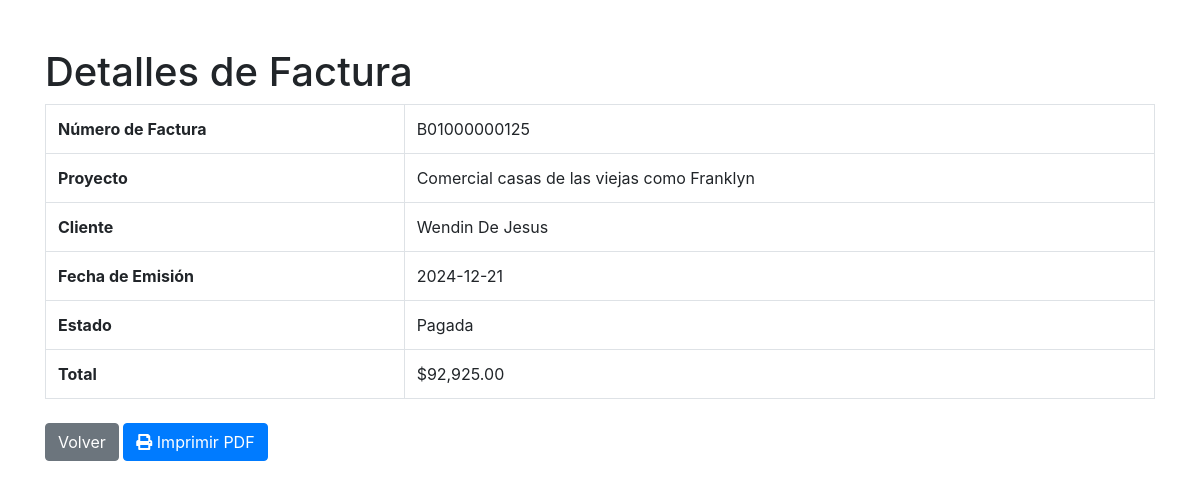
/ver_factura.php?id=9, run on the app's committed database.
### tables this page shows
CREATE TABLE IF NOT EXISTS `facturas` (
  `id` int NOT NULL AUTO_INCREMENT,
  `presupuesto_id` int NOT NULL,
  `cliente_id` int NOT NULL,
  `numero_factura` varchar(20) NOT NULL,
  `fecha_emision` date NOT NULL,
  `estado` enum('pagada','pendiente') DEFAULT 'pendiente',
  `total` decimal(10,2) NOT NULL,
  PRIMARY KEY (`id`),
  UNIQUE KEY `numero_factura` (`numero_factura`),
  KEY `presupuesto_id` (`presupuesto_id`),
  KEY `cliente_id` (`cliente_id`),
  CONSTRAINT `facturas_ibfk_1` FOREIGN KEY (`presupuesto_id`) REFERENCES `presupuesto` (`id`) ON DELETE CASCADE,
  CONSTRAINT `facturas_ibfk_2` FOREIGN KEY (`cliente_id`) REFERENCES `clientes` (`id`) ON DELETE CASCADE
);

CREATE TABLE IF NOT EXISTS `presupuesto` (
  `id` int NOT NULL AUTO_INCREMENT,
  `client_id` int NOT NULL,
  `project_name` varchar(255) NOT NULL,
  `creation_date` date NOT NULL,
  `global_total` decimal(25,0) NOT NULL,
  `imprevisto` decimal(11,2) DEFAULT NULL,
  `impuesto` decimal(11,2) DEFAULT NULL,
  `total_presupuestado` decimal(10,2) NOT NULL DEFAULT '0.00',
  `due_date` date NOT NULL,
  PRIMARY KEY (`id`),
  KEY `client_id` (`client_id`),
  CONSTRAINT `presupuesto_ibfk_1` FOREIGN KEY (`client_id`) REFERENCES `clientes` (`id`) ON DELETE CASCADE
);

CREATE TABLE IF NOT EXISTS `clientes` (
  `id` int NOT NULL AUTO_INCREMENT,
  `client_name` varchar(255) NOT NULL,
  `client_company` varchar(255) DEFAULT NULL,
  `client_email` varchar(255) NOT NULL,
  `client_phone` varchar(20) DEFAULT NULL,
  `created_at` timestamp NOT NULL DEFAULT CURRENT_TIMESTAMP,
  PRIMARY KEY (`id`)
);

### includes/database.php (called while the page is built, shortened)
<?php
class MySqli_DB {
    private $con;
    public $query_id;
    public function db_connect() {
        $this->con = mysqli_connect(DB_HOST, DB_USER, DB_PASS, DB_NAME);
    }
    public function query($sql) {
        if (trim($sql != "")) {
            $this->query_id = $this->con->query($sql);
        }
        return $this->query_id;
    }
}
$db = new MySqli_DB();
?>

### ver_factura.php (the view, shortened to what this page needs)
<?php
require_once 'includes/load.php';
$id = (int)$_GET['id'];
$query = "
    SELECT
        f.numero_factura,
        p.project_name AS proyecto,
        c.client_name AS cliente,
        f.fecha_emision,
        f.estado,
        f.total
    FROM
        facturas f
    INNER JOIN
        presupuesto p ON f.presupuesto_id = p.id
    INNER JOIN
        clientes c ON f.cliente_id = c.id
    WHERE
        f.id = $id
";
$result = $db->query($query);
$factura = $result->fetch_assoc();
?>
<!DOCTYPE html>
<html lang="es">
<head>
    <link rel="stylesheet" href="https://maxcdn.bootstrapcdn.com/bootstrap/4.5.2/css/bootstrap.min.css">
    <link rel="stylesheet" href="https://cdnjs.cloudflare.com/ajax/libs/font-awesome/5.15.4/css/all.min.css">
</head>
<body>
<div class="container mt-5">
    <h1>Detalles de Factura</h1>
    <table class="table table-bordered">
        <tr>
            <th>Número de Factura</th>
            <td><?php echo $factura['numero_factura']; ?></td>
        </tr>
        <tr>
            <th>Proyecto</th>
            <td><?php echo $factura['proyecto']; ?></td>
        </tr>
        <tr>
            <th>Cliente</th>
            <td><?php echo $factura['cliente']; ?></td>
        </tr>
        <tr>
            <th>Fecha de Emisión</th>
            <td><?php echo $factura['fecha_emision']; ?></td>
        </tr>
        <tr>
            <th>Estado</th>
            <td><?php echo ucfirst($factura['estado']); ?></td>
        </tr>
        <tr>
            <th>Total</th>
            <td>$<?php echo number_format($factura['total'], 2); ?></td>
        </tr>
    </table>
    <div class="mt-4">
        <a href="lista_facturas.php" class="btn btn-secondary">Volver</a>
        <a href="generar_factura_pdf.php?id=<?php echo $id; ?>" class="btn btn-primary">
            <i class="fas fa-print"></i> Imprimir PDF
        </a>
    </div>
</div>
</body>
</html>

### data on the page
facturas: numero_factura "B01000000125", presupuesto.project_name "Comercial casas de las viejas como Franklyn", cliente.client_name "Wendin De Jesus", fecha_emision "2024-12-21", estado "Pagada", total "92,925.00"
